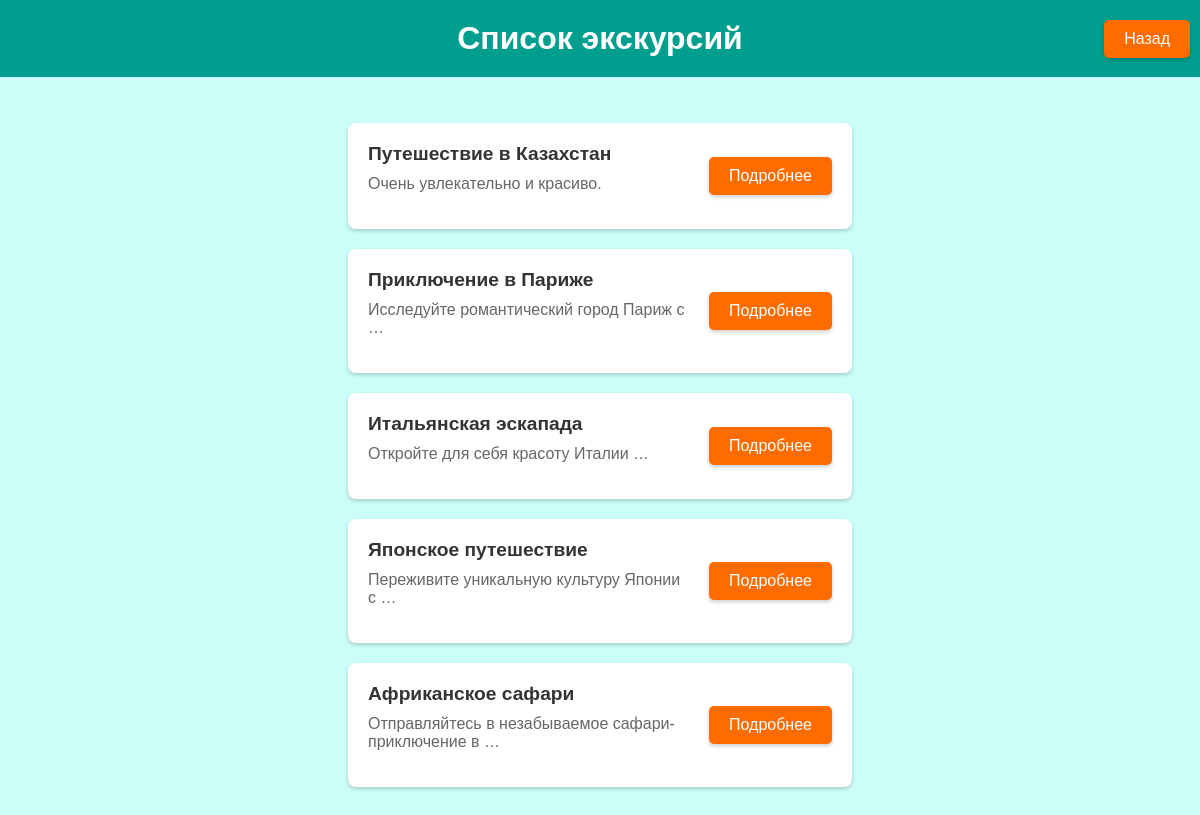
The page /tours/ on the database its author committed.
### main/models.py (models this page shows, shortened)
class Tour(models.Model):
    tour_id = models.AutoField(primary_key=True, null=False, verbose_name="ID экскурсии")
    tour_name = models.CharField(max_length=150, null=False, verbose_name="Название")
    description = models.TextField(null=False, verbose_name="Описание")
    duration = models.IntegerField(null=False, verbose_name="Длительность")
    price = models.FloatField(null=False, verbose_name="Цена")

### main/views.py (the view)
# urls.py: path('tours/', view.tours_list, name='tours_list'),
def tours_list(request):
    tours = Tour.objects.all()
    return render(request, 'tour_list.html', {'tours': tours})

### tourdb/templates/tour_list.html (shortened to what this page needs)
<!DOCTYPE html>
<html lang="en">
<head>
</head>
<body>
    <h1>Список экскурсий</h1>
    <a href="../" class="back-button">Назад</a>
    <ul>
        {% for tour in tours %}
            <li>
                <div>
                    <strong>{{ tour.tour_name }}</strong>
                    <p>{{ tour.description|truncatewords:5 }}</p>
                </div>
                <a href="{% url 'tour_detail' tour.tour_id %}" class="more-button">Подробнее</a>
            </li>
        {% endfor %}
    </ul>
</body>
</html>

### tourdb/templates/tour_list.html (style rules this page uses)
body { font-family: Arial, sans-serif; background-color: rgb(204, 255, 250); margin: 0; padding: 0; }
h1 { text-align: center; background-color: #009e8e; color: white; padding: 20px 0; margin: 0; position: relative; }
.back-button { position: absolute; top: 20px; right: 10px; background-color: #fe6c00; color: white; border: none; padding: 10px 20px; border-radius: 5px; cursor: pointer; text-decoration: none; font-size: 16px; box-shadow: 0 2px 4px rgba(0, 0, 0, 0.2); }
ul { display: flex; flex-direction: column; align-items: center; list-style-type: none; padding: 20px; }
li { width: 40%; background-color: white; margin: 10px 0; padding: 20px; border-radius: 8px; box-shadow: 0 2px 4px rgba(0, 0, 0, 0.2); display: flex; justify-content: space-between; align-items: center; }
li strong { font-size: 1.2em; color: #333; }
li p { color: #666; margin-top: 10px; }
.more-button { background-color: #fe6c00; color: white; border: none; padding: 10px 20px; border-radius: 5px; cursor: pointer; text-decoration: none; font-size: 16px; box-shadow: 0 2px 4px rgba(0, 0, 0, 0.2); margin-left: 20px; }

### rows shown on the page
Tour: tour_name "Путешествие в Казахстан", description "Очень увлекательно и красиво."
Tour: tour_name "Приключение в Париже", description "Исследуйте романтический город Париж с …"
Tour: tour_name "Итальянская эскапада", description "Откройте для себя красоту Италии …"
Tour: tour_name "Японское путешествие", description "Переживите уникальную культуру Японии с …"
Tour: tour_name "Африканское сафари", description "Отправляйтесь в незабываемое сафари-приключение в …"
